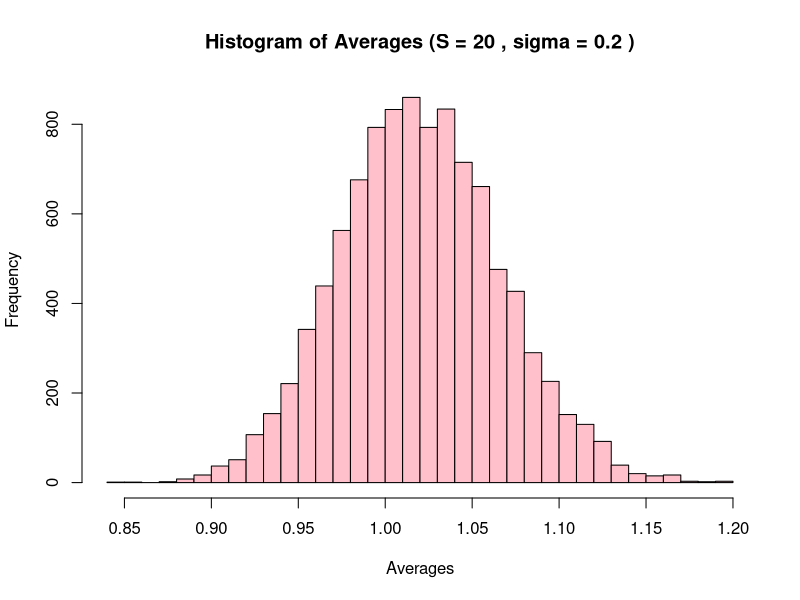
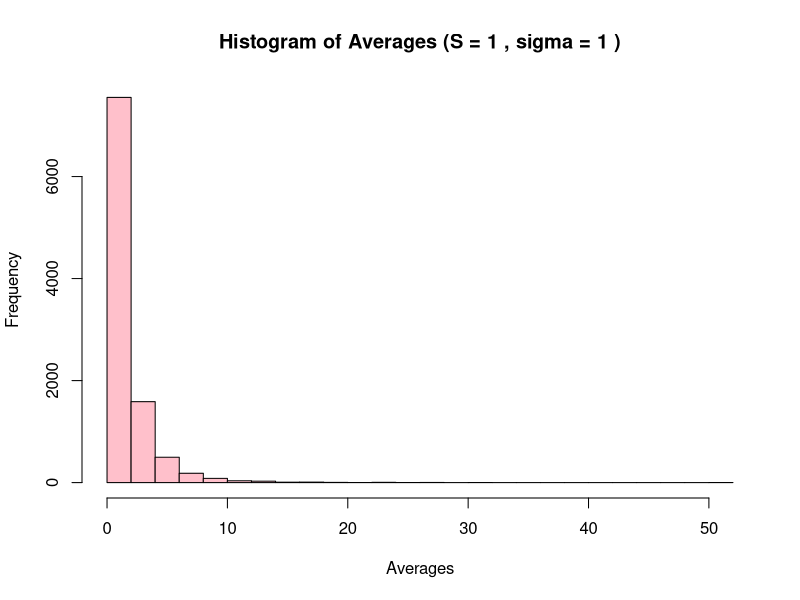
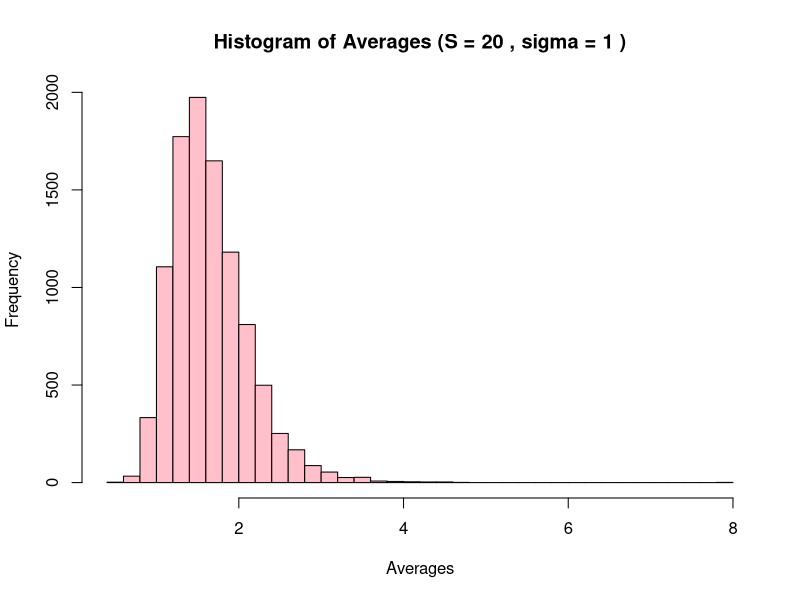
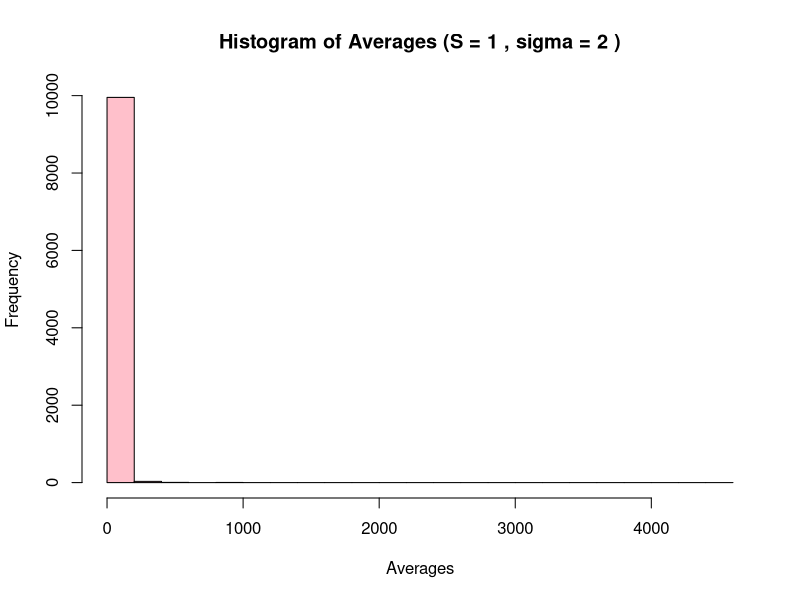
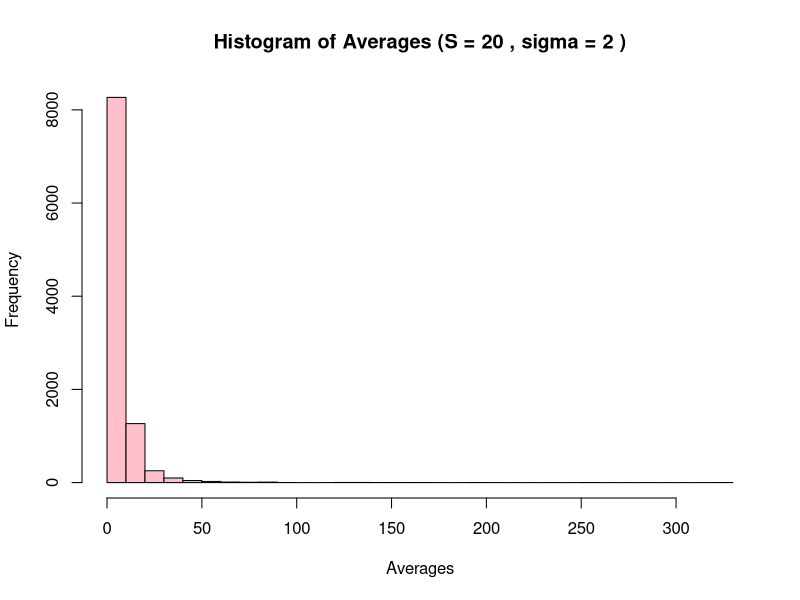

These charts were generated, in order, by the following R code:
## ---- chunk 1
Ex <- 1*0.5 + 0*0.5
Ex
## ---- chunk 2
varx <- (0^2 * 0.5 + 1^2 * 0.5) - (0.5)^2
varx
## ---- chunk 3
S <- 10
n <- 1
p <- 0.5
X <- rbinom(S, n, p)
mean(X)
var(X)
## ---- chunk 4
S <- 100000
n <- 1
p <- 0.5
X <- rbinom(S, n, p)
mean(X)
var(X)
## ---- chunk 5
Ex <- 0*0.16 + 1 * 0.48 + 2*0.36
Ex
## ---- chunk 6
Varx <- (0^2 * 0.16 + 1^2 * 0.48 + 2^2 * 0.36) - (1.2)^2
Varx
## ---- chunk 7
S <- 10
n <- 2
p <- 0.6
X <- rbinom(S, n, p)
mean(X)
var(X)
## ---- chunk 8
S <- 100000
n <- 2
p <- 0.6
X <- rbinom(S, n, p)
mean(X)
var(X)
## ---- chunk 9
CLT <- function(S, sigma, R) {

  averages <- numeric(R)
  
  for (i in 1:R) {
    samples <- rlnorm(S, 0, sigma)
    averages[i] <- mean(samples)
  }
  
  hist(averages, breaks = 30, main = paste("Histogram of Averages (S =", S, ", sigma =", sigma, ")"),
       xlab = "Averages", col = "pink")
}
## ---- chunk 10
CLT(20, 0.2, 10000)
## ---- chunk 11
CLT(1, 1, 10000)
## ---- chunk 12
CLT(20, 1, 10000)
## ---- chunk 13
CLT(1, 2, 10000)
## ---- chunk 14
CLT(20, 2, 10000)
